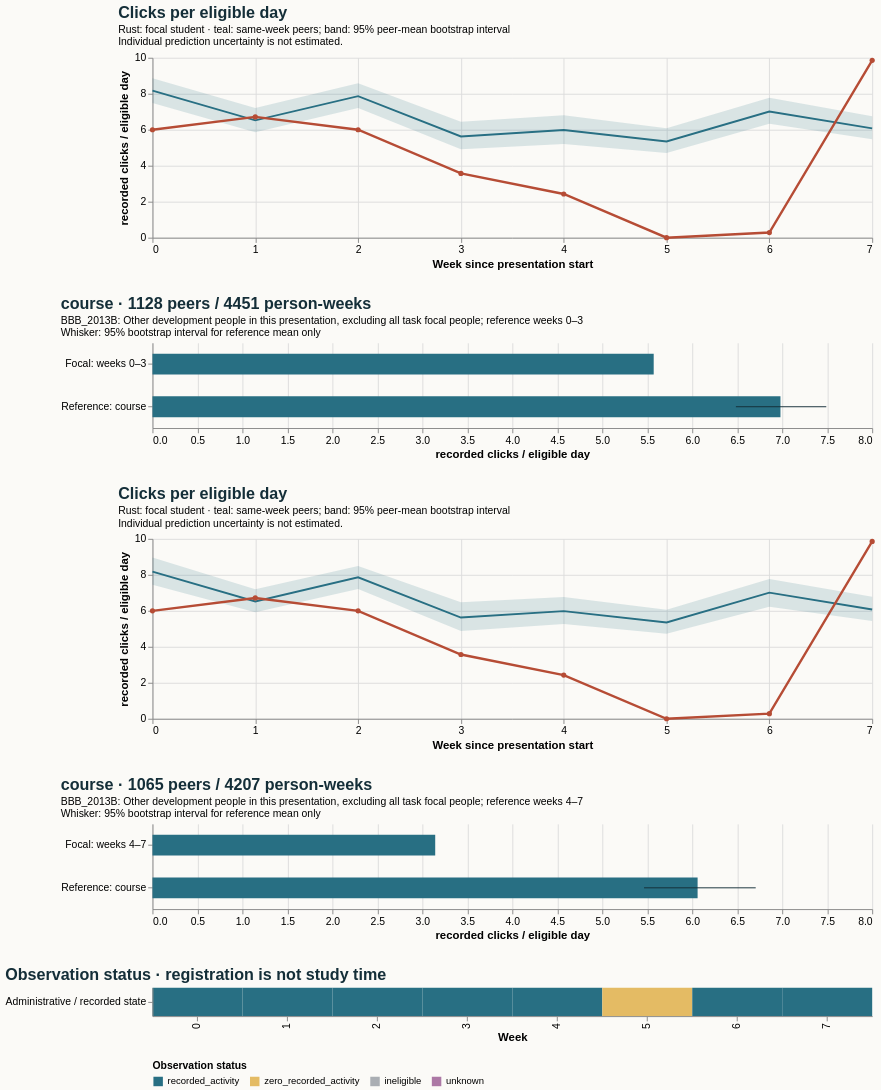

Vega-Lite specification for this chart:
### Vega-Lite specification from a JSON file in a GitHub repository (floating-point values rounded to 4 significant figures)
{"$schema": "https://vega.github.io/schema/vega-lite/v5.20.1.json", "config": {"axis": {"labelFontSize": 11, "titleFontSize": 12}, "background": "#fbfaf7", "font": "sans-serif", "title": {"anchor": "start", "color": "#142e38", "fontSize": 17, "subtitleFontSize": 11}, "view": {"continuousHeight": 300, "continuousWidth": 300, "stroke": null}}, "datasets": {"data-11340c90d831912d8b7ac46a09bef775": [{"end_day": 6, "focal_value": 6.0, "peer_ci_high": 8.862, "peer_ci_low": 7.491, "peer_mean": 8.174, "peer_observations": 1127, "peer_people": 1127, "reference": "course", "unit": "recorded clicks / eligible day", "week": 0}, {"end_day": 13, "focal_value": 6.714, "peer_ci_high": 7.211, "peer_ci_low": 5.855, "peer_mean": 6.521, "peer_observations": 1121, "peer_people": 1121, "reference": "course", "unit": "recorded clicks / eligible day", "week": 1}, {"end_day": 20, "focal_value": 6.0, "peer_ci_high": 8.582, "peer_ci_low": 7.21, "peer_mean": 7.865, "peer_observations": 1105, "peer_people": 1105, "reference": "course", "unit": "recorded clicks / eligible day", "week": 2}, {"end_day": 27, "focal_value": 3.571, "peer_ci_high": 6.45, "peer_ci_low": 4.919, "peer_mean": 5.625, "peer_observations": 1098, "peer_people": 1098, "reference": "course", "unit": "recorded clicks / eligible day", "week": 3}, {"end_day": 34, "focal_value": 2.429, "peer_ci_high": 6.799, "peer_ci_low": 5.207, "peer_mean": 5.982, "peer_observations": 1065, "peer_people": 1065, "reference": "course", "unit": "recorded clicks / eligible day", "week": 4}, {"end_day": 41, "focal_value": 0.0, "peer_ci_high": 6.083, "peer_ci_low": 4.71, "peer_mean": 5.35, "peer_observations": 1058, "peer_people": 1058, "reference": "course", "unit": "recorded clicks / eligible day", "week": 5}, {"end_day": 48, "focal_value": 0.2857, "peer_ci_high": 7.783, "peer_ci_low": 6.338, "peer_mean": 7.012, "peer_observations": 1050, "peer_people": 1050, "reference": "course", "unit": "recorded clicks / eligible day", "week": 6}, {"end_day": 55, "focal_value": 9.857, "peer_ci_high": 6.753, "peer_ci_low": 5.469, "peer_mean": 6.076, "peer_observations": 1034, "peer_people": 1034, "reference": "course", "unit": "recorded clicks / eligible day", "week": 7}], "data-3a880a9b1bf5d6825baf121029f88375": [{"eligible_days": 7.0, "end_day": 6, "logging_completeness": "unknown", "observation_status": "recorded_activity", "row": "Administrative / recorded state", "score_status": "withheld_release_time_unknown", "start_day": 0, "value": 6.0, "week": 0}, {"eligible_days": 7.0, "end_day": 13, "logging_completeness": "unknown", "observation_status": "recorded_activity", "row": "Administrative / recorded state", "score_status": "withheld_release_time_unknown", "start_day": 7, "value": 6.714, "week": 1}, {"eligible_days": 7.0, "end_day": 20, "logging_completeness": "unknown", "observation_status": "recorded_activity", "row": "Administrative / recorded state", "score_status": "withheld_release_time_unknown", "start_day": 14, "value": 6.0, "week": 2}, {"eligible_days": 7.0, "end_day": 27, "logging_completeness": "unknown", "observation_status": "recorded_activity", "row": "Administrative / recorded state", "score_status": "withheld_release_time_unknown", "start_day": 21, "value": 3.571, "week": 3}, {"eligible_days": 7.0, "end_day": 34, "logging_completeness": "unknown", "observation_status": "recorded_activity", "row": "Administrative / recorded state", "score_status": "withheld_release_time_unknown", "start_day": 28, "value": 2.429, "week": 4}, {"eligible_days": 7.0, "end_day": 41, "logging_completeness": "unknown", "observation_status": "zero_recorded_activity", "row": "Administrative / recorded state", "score_status": "withheld_release_time_unknown", "start_day": 35, "value": 0.0, "week": 5}, {"eligible_days": 7.0, "end_day": 48, "logging_completeness": "unknown", "observation_status": "recorded_activity", "row": "Administrative / recorded state", "score_status": "withheld_release_time_unknown", "start_day": 42, "value": 0.2857, "week": 6}, {"eligible_days": 7.0, "end_day": 55, "logging_completeness": "unknown", "observation_status": "recorded_activity", "row": "Administrative / recorded state", "score_status": "withheld_release_time_unknown", "start_day": 49, "value": 9.857, "week": 7}], "data-681cb2dcb252e9cdcff41efb084cadc5": [{"hi": null, "lo": null, "series": "Focal: weeks 4–7", "value": 3.143}, {"hi": 6.705, "lo": 5.464, "series": "Reference: course", "value": 6.059}], "data-cbeca7357f7e12eb9489f4a159a3e989": [{"end_day": 6, "focal_value": 6.0, "peer_ci_high": 8.969, "peer_ci_low": 7.452, "peer_mean": 8.174, "peer_observations": 1127, "peer_people": 1127, "reference": "course", "unit": "recorded clicks / eligible day", "week": 0}, {"end_day": 13, "focal_value": 6.714, "peer_ci_high": 7.195, "peer_ci_low": 5.918, "peer_mean": 6.521, "peer_observations": 1121, "peer_people": 1121, "reference": "course", "unit": "recorded clicks / eligible day", "week": 1}, {"end_day": 20, "focal_value": 6.0, "peer_ci_high": 8.491, "peer_ci_low": 7.214, "peer_mean": 7.865, "peer_observations": 1105, "peer_people": 1105, "reference": "course", "unit": "recorded clicks / eligible day", "week": 2}, {"end_day": 27, "focal_value": 3.571, "peer_ci_high": 6.47, "peer_ci_low": 4.882, "peer_mean": 5.625, "peer_observations": 1098, "peer_people": 1098, "reference": "course", "unit": "recorded clicks / eligible day", "week": 3}, {"end_day": 34, "focal_value": 2.429, "peer_ci_high": 6.765, "peer_ci_low": 5.263, "peer_mean": 5.982, "peer_observations": 1065, "peer_people": 1065, "reference": "course", "unit": "recorded clicks / eligible day", "week": 4}, {"end_day": 41, "focal_value": 0.0, "peer_ci_high": 6.054, "peer_ci_low": 4.731, "peer_mean": 5.35, "peer_observations": 1058, "peer_people": 1058, "reference": "course", "unit": "recorded clicks / eligible day", "week": 5}, {"end_day": 48, "focal_value": 0.2857, "peer_ci_high": 7.767, "peer_ci_low": 6.224, "peer_mean": 7.012, "peer_observations": 1050, "peer_people": 1050, "reference": "course", "unit": "recorded clicks / eligible day", "week": 6}, {"end_day": 55, "focal_value": 9.857, "peer_ci_high": 6.777, "peer_ci_low": 5.429, "peer_mean": 6.076, "peer_observations": 1034, "peer_people": 1034, "reference": "course", "unit": "recorded clicks / eligible day", "week": 7}], "data-f95eeeea2ecedec1ba66b4b1e4384bba": [{"hi": null, "lo": null, "series": "Focal: weeks 0–3", "value": 5.571}, {"hi": 7.49, "lo": 6.485, "series": "Reference: course", "value": 6.98}]}, "resolve": {"scale": {"color": "independent"}}, "spacing": 28, "vconcat": [{"data": {"name": "data-11340c90d831912d8b7ac46a09bef775"}, "height": 190, "layer": [{"encoding": {"x": {"axis": {"tickMinStep": 1}, "field": "week", "title": "Week since presentation start", "type": "quantitative"}, "y": {"field": "peer_ci_low", "scale": {"zero": true}, "title": "recorded clicks / eligible day", "type": "quantitative"}, "y2": {"field": "peer_ci_high"}}, "mark": {"color": "#286f83", "opacity": 0.16, "type": "area"}}, {"encoding": {"tooltip": [{"field": "week", "type": "quantitative"}, {"field": "peer_mean", "type": "quantitative"}, {"field": "peer_people", "type": "quantitative"}, {"field": "peer_observations", "type": "quantitative"}], "x": {"field": "week", "type": "quantitative"}, "y": {"field": "peer_mean", "type": "quantitative"}}, "mark": {"color": "#286f83", "strokeWidth": 2, "type": "line"}}, {"encoding": {"tooltip": [{"field": "week", "type": "quantitative"}, {"field": "focal_value", "type": "quantitative"}], "x": {"field": "week", "type": "quantitative"}, "y": {"field": "focal_value", "type": "quantitative"}}, "mark": {"color": "#b64c35", "point": {"color": "#b64c35"}, "strokeWidth": 2.5, "type": "line"}}], "title": {"subtitle": ["Rust: focal student · teal: same-week peers; band: 95% peer-mean bootstrap interval", "Individual prediction uncertainty is not estimated."], "text": "Clicks per eligible day"}, "width": 760}, {"data": {"name": "data-f95eeeea2ecedec1ba66b4b1e4384bba"}, "height": 90, "layer": [{"encoding": {"x": {"field": "value", "scale": {"domain": [0, 7.864], "zero": true}, "title": "recorded clicks / eligible day", "type": "quantitative"}, "y": {"field": "series", "sort": null, "title": null, "type": "nominal"}}, "mark": {"color": "#286f83", "size": 22, "type": "bar"}}, {"encoding": {"x": {"field": "lo", "type": "quantitative"}, "x2": {"field": "hi"}, "y": {"field": "series", "sort": null, "title": null, "type": "nominal"}}, "mark": {"color": "#142e38", "type": "rule"}}], "title": {"subtitle": ["BBB_2013B: Other development people in this presentation, excluding all task focal people; reference weeks 0–3", "Whisker: 95% bootstrap interval for reference mean only"], "text": "course · 1128 peers / 4451 person-weeks"}, "width": 760}, {"data": {"name": "data-cbeca7357f7e12eb9489f4a159a3e989"}, "height": 190, "layer": [{"encoding": {"x": {"axis": {"tickMinStep": 1}, "field": "week", "title": "Week since presentation start", "type": "quantitative"}, "y": {"field": "peer_ci_low", "scale": {"zero": true}, "title": "recorded clicks / eligible day", "type": "quantitative"}, "y2": {"field": "peer_ci_high"}}, "mark": {"color": "#286f83", "opacity": 0.16, "type": "area"}}, {"encoding": {"tooltip": [{"field": "week", "type": "quantitative"}, {"field": "peer_mean", "type": "quantitative"}, {"field": "peer_people", "type": "quantitative"}, {"field": "peer_observations", "type": "quantitative"}], "x": {"field": "week", "type": "quantitative"}, "y": {"field": "peer_mean", "type": "quantitative"}}, "mark": {"color": "#286f83", "strokeWidth": 2, "type": "line"}}, {"encoding": {"tooltip": [{"field": "week", "type": "quantitative"}, {"field": "focal_value", "type": "quantitative"}], "x": {"field": "week", "type": "quantitative"}, "y": {"field": "focal_value", "type": "quantitative"}}, "mark": {"color": "#b64c35", "point": {"color": "#b64c35"}, "strokeWidth": 2.5, "type": "line"}}], "title": {"subtitle": ["Rust: focal student · teal: same-week peers; band: 95% peer-mean bootstrap interval", "Individual prediction uncertainty is not estimated."], "text": "Clicks per eligible day"}, "width": 760}, {"data": {"name": "data-681cb2dcb252e9cdcff41efb084cadc5"}, "height": 90, "layer": [{"encoding": {"x": {"field": "value", "scale": {"domain": [0, 7.864], "zero": true}, "title": "recorded clicks / eligible day", "type": "quantitative"}, "y": {"field": "series", "sort": null, "title": null, "type": "nominal"}}, "mark": {"color": "#286f83", "size": 22, "type": "bar"}}, {"encoding": {"x": {"field": "lo", "type": "quantitative"}, "x2": {"field": "hi"}, "y": {"field": "series", "sort": null, "title": null, "type": "nominal"}}, "mark": {"color": "#142e38", "type": "rule"}}], "title": {"subtitle": ["BBB_2013B: Other development people in this presentation, excluding all task focal people; reference weeks 4–7", "Whisker: 95% bootstrap interval for reference mean only"], "text": "course · 1065 peers / 4207 person-weeks"}, "width": 760}, {"data": {"name": "data-3a880a9b1bf5d6825baf121029f88375"}, "encoding": {"color": {"field": "observation_status", "legend": {"labelLimit": 260, "orient": "bottom"}, "scale": {"domain": ["recorded_activity", "zero_recorded_activity", "ineligible", "unknown"], "range": ["#286f83", "#e4bb64", "#aaaeb3", "#ac78a5"]}, "title": "Observation status", "type": "nominal"}, "tooltip": [{"field": "week", "type": "quantitative"}, {"field": "eligible_days", "type": "quantitative"}, {"field": "observation_status", "type": "nominal"}, {"field": "logging_completeness", "type": "nominal"}], "x": {"field": "week", "title": "Week", "type": "ordinal"}, "y": {"field": "row", "title": null, "type": "nominal"}}, "height": 30, "mark": {"type": "rect"}, "title": "Observation status · registration is not study time", "width": 760}]}
